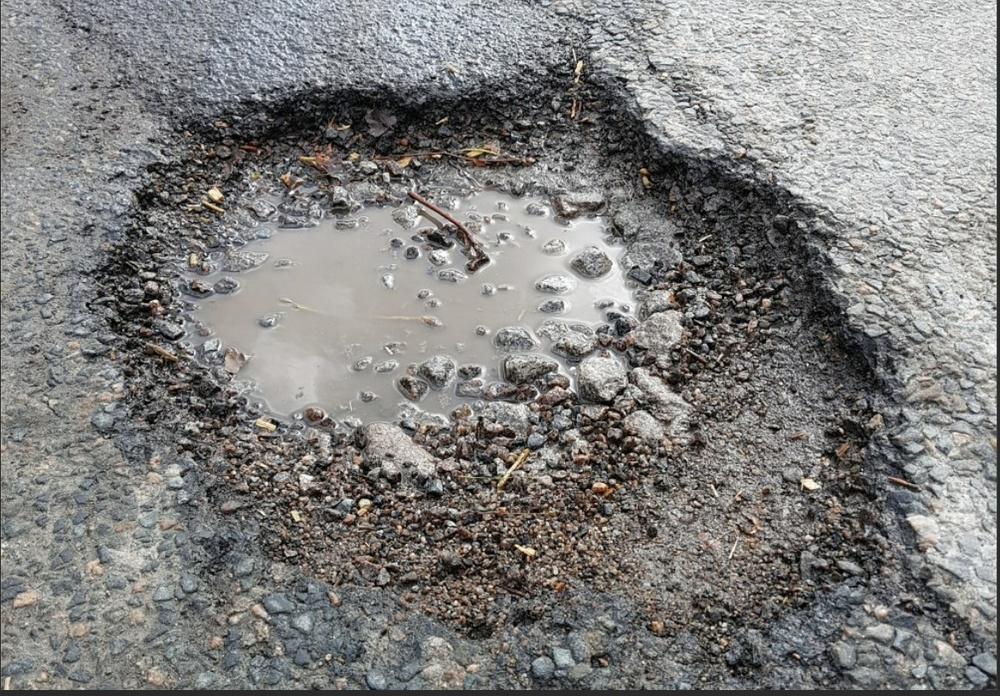
#> input picture potholes1.jpg, 1000 x 696 px, shrunk from 1170 x 814 before the run, found by its file name
$ jupyter execute FeatureDetector.ipynb
#> lines starting #> are read from the running program, lines starting #| are printed output that depends on the picture
[cell 1]
import cv2
import numpy as np
import os

[cell 2]
img1=cv2.imread('ImagesQuery/potholes1.jpg',0)
#> img1: shape (696, 1000); min 0, max 255, mean 127.8
img2=cv2.imread('ImagesTrain/potholes1.jpg',0)

orb=cv2.ORB_create(nfeatures=1000)

kp1,des1=orb.detectAndCompute(img1,None)
#> kp1 = 1000 keypoints; strongest (x, y, size): (416, 202, 31), (156, 300, 31), (555, 573, 31), (449, 478, 31)
kp2,des2=orb.detectAndCompute(img2,None)
#> kp2 has the same summary as kp1

#imgKp1=cv2.drawKeypoints(img1,kp1,None)
#imgKp2=cv2.drawKeypoints(img1,kp2,None)

bf=cv2.BFMatcher()
matches=bf.knnMatch(des1,des2,k=2)
#> matches = 1000 matches

good=[]
for m,n in matches:
    if m.distance < 0.75*n.distance:
        good.append([m])
#> after the loop, good = 1000 matches

print(len(good))
#| 1000
img3=cv2.drawMatchesKnn(img1,kp1,img2,kp2,good,None,flags=2)
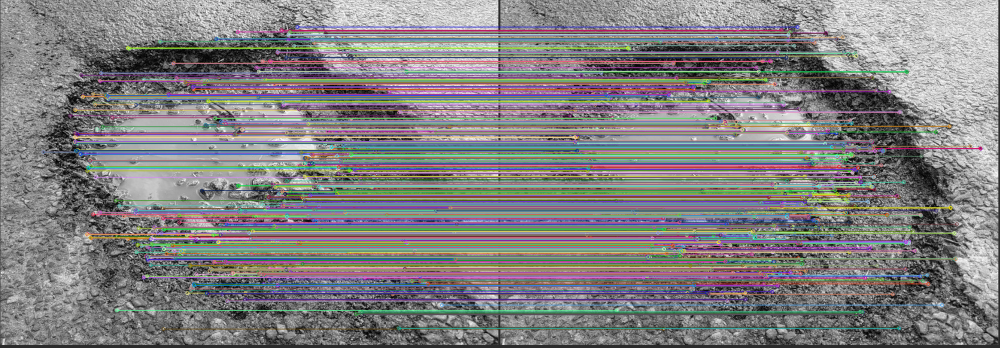
#> img3: shape (696, 2000, 3) (shown at 1/2 size); mean of channels 0, 1, 2 128.9, 128, 129.5; drawn as B, G, R

#cv2.imshow('Kp1',imgKp1)
#cv2.imshow('Kp2',imgKp2)
cv2.imshow('img1',img1)
cv2.imshow('img2',img2)
cv2.imshow('img3',img3)
cv2.waitKey(0)


$ run again, with potholes10.jpg copied over potholes1.jpg
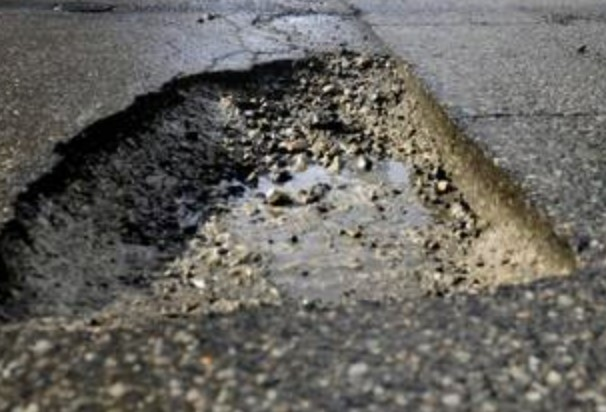
#> input picture potholes10.jpg, 606 x 412 px, found by its file name
#> `img1=cv2.imread('ImagesQuery/potholes1.jpg',0)`:
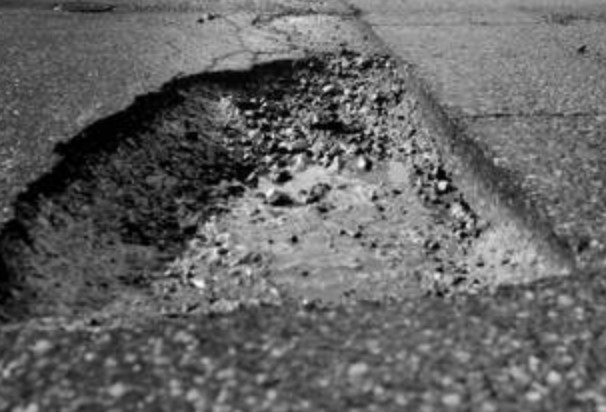
#> img1: shape (412, 606); min 0, max 248, mean 100.4
#> kp1 = 1000 keypoints; strongest (x, y, size): (444, 183, 53.6), (442, 182, 64.3), (442, 187, 64.3), (445, 183, 44.6)
#> kp2 has the same summary as kp1
#> matches = 1000 matches
#| 1000
#> `img3=cv2.drawMatchesKnn(img1,kp1,img2,kp2,good,None,flags=2)`:
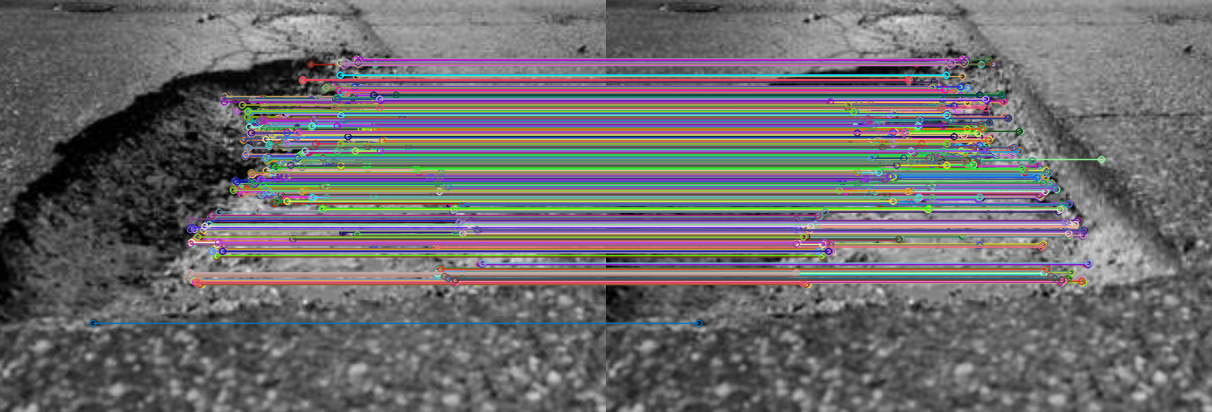
#> img3: shape (412, 1212, 3); mean of channels 0, 1, 2 109.2, 107.3, 109.2; drawn as B, G, R

$ run again, with potholes11.jpg copied over potholes1.jpg
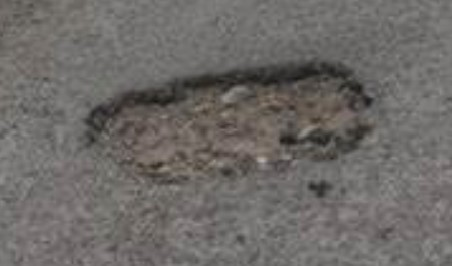
#> input picture potholes11.jpg, 452 x 266 px, found by its file name
#> kp1 = 424 keypoints; strongest (x, y, size): (302, 131, 92.6), (301, 134, 77.1), (284, 137, 92.6), (287, 140, 111.1)
#> kp2 has the same summary as kp1
#> matches = 424 matches
#| 424
#> `img3=cv2.drawMatchesKnn(img1,kp1,img2,kp2,good,None,flags=2)`:
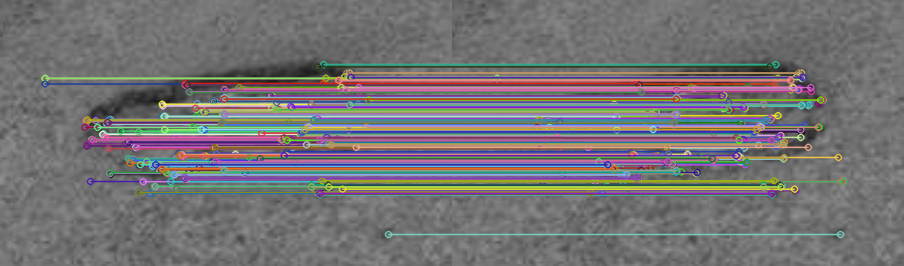
#> img3: shape (266, 904, 3); mean of channels 0, 1, 2 115.5, 114.2, 116.8; drawn as B, G, R

$ run again, with potholes12.jpg copied over potholes1.jpg
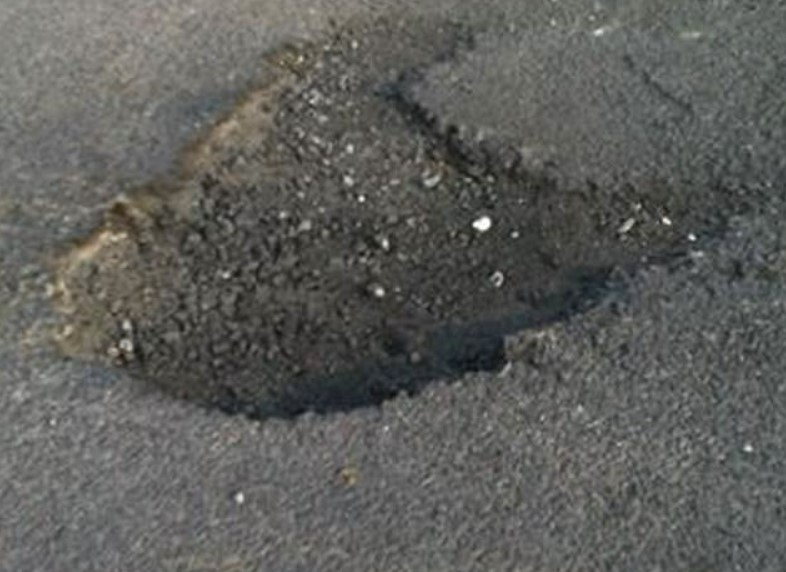
#> input picture potholes12.jpg, 786 x 572 px, found by its file name
#> kp1 = 1000 keypoints; strongest (x, y, size): (478, 224, 92.6), (483, 226, 77.1), (484, 221, 92.6), (485, 221, 77.1)
#> kp2 has the same summary as kp1
#> matches = 1000 matches
#| 1000
#> `img3=cv2.drawMatchesKnn(img1,kp1,img2,kp2,good,None,flags=2)`:
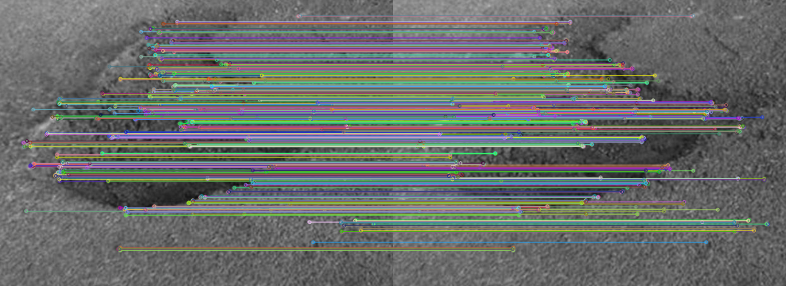
#> img3: shape (572, 1572, 3) (shown at 1/2 size); mean of channels 0, 1, 2 107, 108.9, 105.9; drawn as B, G, R
